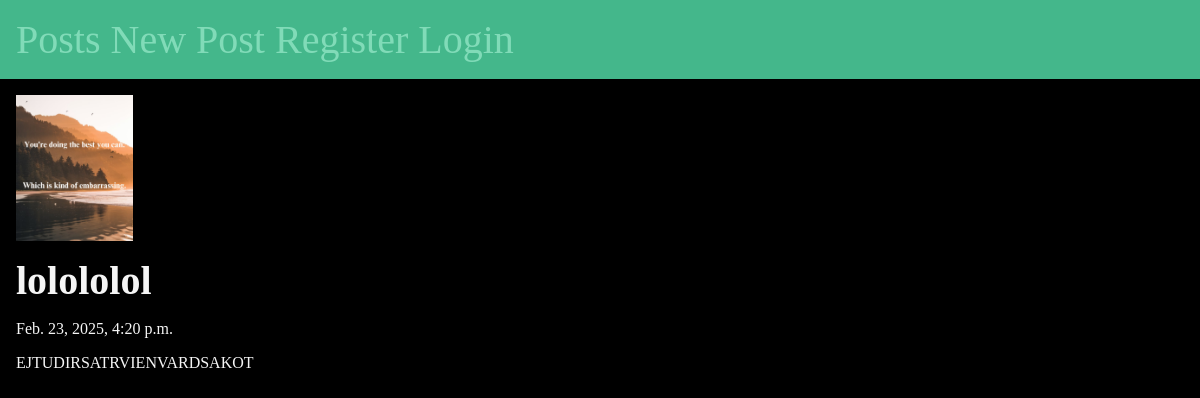
Page /posts/lol-shit on the committed database.
### posts/models.py (models this page shows, shortened)
class Post(models.Model):
    title = models.CharField(max_length=75)
    body = models.TextField()
    slug = models.SlugField()
    date = models.DateTimeField(auto_now_add=True)
    banner = models.ImageField(default='fallback.jpg', blank=True)
    author = models.ForeignKey(User, on_delete=models.CASCADE, default=1)

### posts/views.py (the view)
# urls.py: path('<slug:slug>', views.post_page, name='page'),
def post_page(request, slug):
    post = Post.objects.get(slug=slug)
    return render(request, 'posts/post_page.html', {'post': post})

### posts/templates/posts/post_page.html (shortened to what this page needs)
{% extends "layout.html" %}
{% block content %}
    <section>
        <img
            class="banner"
            src="{{post.banner.url}}"
            alt="{{post.title}}"
        >
        <h1>{{ post.title }}</h1>
        <p>{{post.date}}</p>
        <p>{{post.body}}</p>
    </section>
{% endblock %}

### static/css/style.css (style rules this page uses)
* { margin: 0; padding: 0; box-sizing: border-box; }
body { min-height: 100vh; background-color: black; color: whitesmoke; font-size: 3rem; }
section { display: flex; flex-flow: column; gap: 1rem; }
h1, h2 { font-size: 2.5rem; }
p { font-size: 1rem; }
.banner { display: block; width: 10%; max-width: 800px; }

### rows in the picture
Post: banner (picture), title "lolololol", date "Feb. 23, 2025, 4:20 p.m.", body "EJTUDIRSATRVIENVARDSAKOT"
